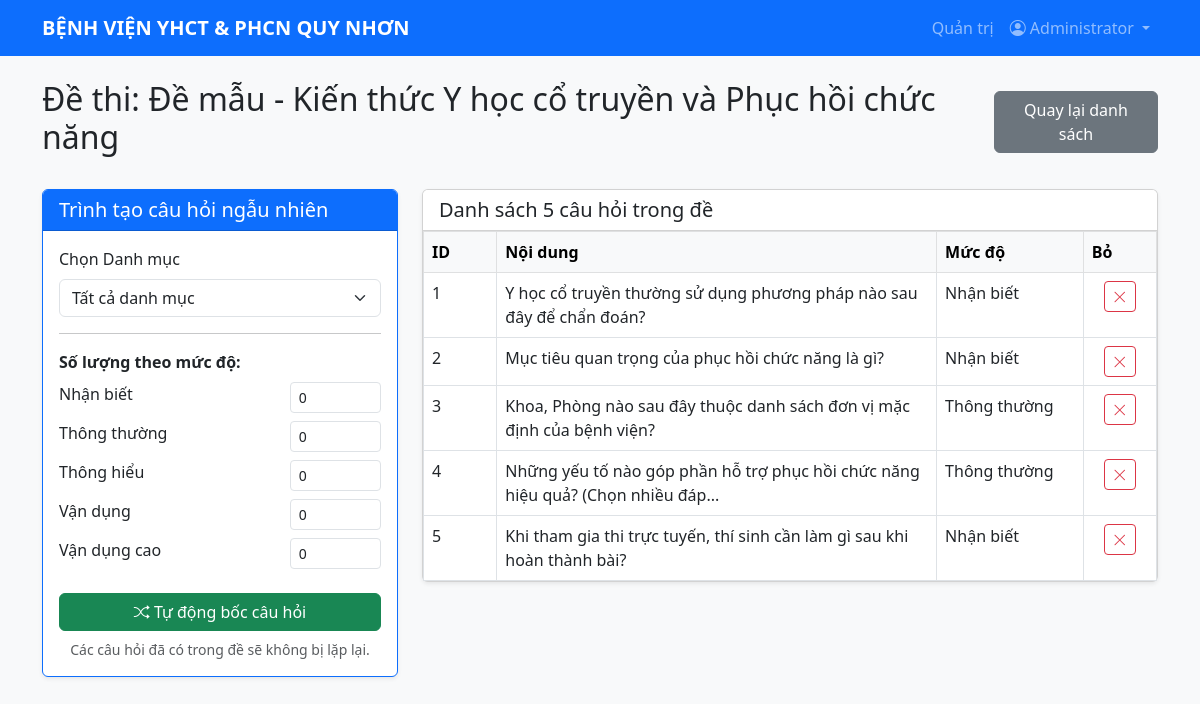
Screenshot of /admin/exam_questions.php?id=1 (signed in) with the database file from the repository.
### tables this page shows
CREATE TABLE exams (
    id INT UNSIGNED AUTO_INCREMENT PRIMARY KEY,
    title VARCHAR(255) NOT NULL,
    description TEXT NULL,
    start_time DATETIME NULL,
    end_time DATETIME NULL,
    duration_minutes INT UNSIGNED NOT NULL DEFAULT 60,
    shuffle_questions TINYINT(1) NOT NULL DEFAULT 1,
    shuffle_answers TINYINT(1) NOT NULL DEFAULT 1,
    show_results TINYINT(1) NOT NULL DEFAULT 1,
    enable_prediction TINYINT(1) NOT NULL DEFAULT 0,
    attempt_mode TINYINT UNSIGNED NOT NULL DEFAULT 0 COMMENT '0: một lần, 1: nhiều lần, 2: tối đa một lần mỗi ngày',
    created_at TIMESTAMP NOT NULL DEFAULT CURRENT_TIMESTAMP,
    updated_at TIMESTAMP NOT NULL DEFAULT CURRENT_TIMESTAMP ON UPDATE CURRENT_TIMESTAMP,
    KEY idx_exams_schedule (start_time, end_time)
);

CREATE TABLE questions (
    id INT UNSIGNED AUTO_INCREMENT PRIMARY KEY,
    category_id INT UNSIGNED NULL,
    content TEXT NOT NULL,
    type ENUM('single', 'multiple') NOT NULL DEFAULT 'single',
    level ENUM('1', '2', '3', '4', '5') NOT NULL DEFAULT '1' COMMENT '1: Nhận biết, 2: Thông thường, 3: Thông hiểu, 4: Vận dụng, 5: Vận dụng cao',
    created_at TIMESTAMP NOT NULL DEFAULT CURRENT_TIMESTAMP,
    updated_at TIMESTAMP NOT NULL DEFAULT CURRENT_TIMESTAMP ON UPDATE CURRENT_TIMESTAMP,
    KEY idx_questions_category_id (category_id),
    KEY idx_questions_level (level),
    CONSTRAINT fk_questions_category FOREIGN KEY (category_id) REFERENCES categories(id) ON DELETE SET NULL ON UPDATE CASCADE
);

### includes/functions.php (called while the page is built, shortened)
<?php
function h($str) {
    return htmlspecialchars($str ?? '', ENT_QUOTES, 'UTF-8');
}
?>

### admin/exam_questions.php (the view, shortened to what this page needs)
<?php
require_once __DIR__ . '/../config/database.php';
require_once __DIR__ . '/../includes/functions.php';
$id = $_GET['id'] ?? null;
$stmt = $pdo->prepare("SELECT * FROM exams WHERE id = ?");
$stmt->execute([$id]);
$exam = $stmt->fetch();
$stmtEq = $pdo->prepare("SELECT q.*, c.name as category_name FROM questions q JOIN exam_questions eq ON q.id = eq.question_id LEFT JOIN categories c ON q.category_id = c.id WHERE eq.exam_id = ?");
$stmtEq->execute([$id]);
$questions = $stmtEq->fetchAll();
require_once __DIR__ . '/../includes/header.php';
?>
<div class="d-flex justify-content-between align-items-center mb-4">
    <h2>Đề thi: <?= h($exam['title']) ?></h2>
    <a href="exams.php" class="btn btn-secondary">Quay lại danh sách</a>
</div>
<div class="row">
    <div class="col-md-4">
        <div class="card shadow-sm mb-4 border-primary">
            <div class="card-header bg-primary text-white">
                <h5 class="mb-0">Trình tạo câu hỏi ngẫu nhiên</h5>
            </div>
            <div class="card-body">
                <form method="POST">
                    <div class="mb-3">
                        <label class="form-label">Chọn Danh mục</label>
                        <select name="category_id" class="form-select">
                            <option value="">Tất cả danh mục</option>
                        </select>
                    </div>
                    <hr>
                    <label class="form-label fw-bold">Số lượng theo mức độ:</label>
                    <div class="row mb-2">
                        <div class="col-8">Nhận biết</div>
                        <div class="col-4"><input type="number" name="l1" class="form-control form-control-sm" min="0" value="0"></div>
                    </div>
                    <div class="row mb-2">
                        <div class="col-8">Thông thường</div>
                        <div class="col-4"><input type="number" name="l2" class="form-control form-control-sm" min="0" value="0"></div>
                    </div>
                    <div class="row mb-2">
                        <div class="col-8">Thông hiểu</div>
                        <div class="col-4"><input type="number" name="l3" class="form-control form-control-sm" min="0" value="0"></div>
                    </div>
                    <div class="row mb-2">
                        <div class="col-8">Vận dụng</div>
                        <div class="col-4"><input type="number" name="l4" class="form-control form-control-sm" min="0" value="0"></div>
                    </div>
                    <div class="row mb-3">
                        <div class="col-8">Vận dụng cao</div>
                        <div class="col-4"><input type="number" name="l5" class="form-control form-control-sm" min="0" value="0"></div>
                    </div>
                    <button type="submit" class="btn btn-success w-100 mt-2"><i class="bi bi-shuffle"></i> Tự động bốc câu hỏi</button>
                    <small class="text-muted d-block mt-2 text-center">Các câu hỏi đã có trong đề sẽ không bị lặp lại.</small>
                </form>
            </div>
        </div>
    </div>
    <div class="col-md-8">
        <div class="card shadow-sm">
            <div class="card-header bg-white d-flex justify-content-between align-items-center">
                <h5 class="mb-0">Danh sách <?= count($questions) ?> câu hỏi trong đề</h5>
            </div>
            <div class="card-body p-0">
                <table class="table table-bordered mb-0">
                    <thead class="table-light">
                        <tr>
                            <th width="10%">ID</th>
                            <th>Nội dung</th>
                            <th width="20%">Mức độ</th>
                            <th width="10%">Bỏ</th>
                        </tr>
                    </thead>
                    <tbody>
                        <?php foreach ($questions as $q): ?>
                        <tr>
                            <td><?= $q['id'] ?></td>
                            <td><?= mb_strimwidth(strip_tags($q['content']), 0, 80, '...') ?></td>
                            <?php $levelNames = [1 => 'Nhận biết', 2 => 'Thông thường', 3 => 'Thông hiểu', 4 => 'Vận dụng', 5 => 'Vận dụng cao']; ?>
                            <td><?= h($levelNames[(int)$q['level']] ?? ('Mức ' . $q['level'])) ?></td>
                            <td class="text-center">
                                <form method="POST" style="display:inline;">
                                    <button type="submit" class="btn btn-sm btn-outline-danger" title="Loại khỏi đề"><i class="bi bi-x-lg"></i></button>
                                </form>
                            </td>
                        </tr>
                        <?php endforeach; ?>
                    </tbody>
                </table>
            </div>
        </div>
    </div>
</div>
<?php require_once __DIR__ . '/../includes/footer.php'; ?>

### includes/header.php (style rules this page uses)
body { background-color: #f8f9fa; }

### rows the page displays
exams: title "Đề mẫu - Kiến thức Y học cổ truyền và Phục hồi chức năng"
questions: id "1", content "Y học cổ truyền thường sử dụng phương pháp nào sau đây để chẩn đoán?", level "Nhận biết"
questions: id "2", content "Mục tiêu quan trọng của phục hồi chức năng là gì?", level "Nhận biết"
questions: id "3", content "Khoa, Phòng nào sau đây thuộc danh sách đơn vị mặc định của bệnh viện?", level "Thông thường"
questions: id "4", content "Những yếu tố nào góp phần hỗ trợ phục hồi chức năng hiệu quả? (Chọn nhiều đáp...", level "Thông thường"
questions: id "5", content "Khi tham gia thi trực tuyến, thí sinh cần làm gì sau khi hoàn thành bài?", level "Nhận biết"

### other values shown
$contestName "BỆNH VIỆN YHCT & PHCN QUY NHƠN"
$_SESSION['fullname'] "Administrator"
count($questions) "5"
